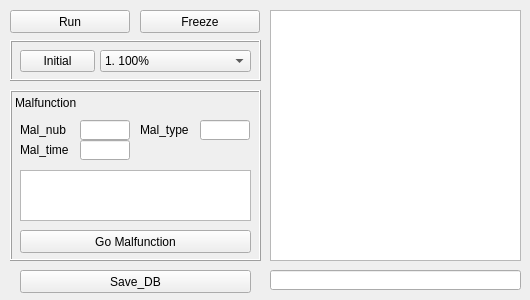
<?xml version="1.0" encoding="UTF-8"?>
<ui version="4.0">
 <class>Form</class>
 <widget class="QWidget" name="Form">
  <property name="geometry">
   <rect>
    <x>0</x>
    <y>0</y>
    <width>530</width>
    <height>300</height>
   </rect>
  </property>
  <property name="windowTitle">
   <string>Form</string>
  </property>
  <widget class="QPushButton" name="Run">
   <property name="geometry">
    <rect>
     <x>10</x>
     <y>10</y>
     <width>120</width>
     <height>23</height>
    </rect>
   </property>
   <property name="text">
    <string>Run</string>
   </property>
  </widget>
  <widget class="QPushButton" name="Freeze">
   <property name="geometry">
    <rect>
     <x>140</x>
     <y>10</y>
     <width>120</width>
     <height>23</height>
    </rect>
   </property>
   <property name="text">
    <string>Freeze</string>
   </property>
  </widget>
  <widget class="QFrame" name="frame">
   <property name="geometry">
    <rect>
     <x>10</x>
     <y>90</y>
     <width>251</width>
     <height>171</height>
    </rect>
   </property>
   <property name="frameShape">
    <enum>QFrame::Box</enum>
   </property>
   <property name="frameShadow">
    <enum>QFrame::Raised</enum>
   </property>
   <widget class="QLabel" name="label">
    <property name="geometry">
     <rect>
      <x>5</x>
      <y>5</y>
      <width>130</width>
      <height>16</height>
     </rect>
    </property>
    <property name="text">
     <string>Malfunction</string>
    </property>
   </widget>
   <widget class="QPushButton" name="Go_mal">
    <property name="geometry">
     <rect>
      <x>10</x>
      <y>140</y>
      <width>231</width>
      <height>23</height>
     </rect>
    </property>
    <property name="text">
     <string>Go Malfunction</string>
    </property>
   </widget>
   <widget class="QListWidget" name="Mal_list">
    <property name="geometry">
     <rect>
      <x>10</x>
      <y>80</y>
      <width>231</width>
      <height>51</height>
     </rect>
    </property>
   </widget>
   <widget class="QLineEdit" name="Mal_nub">
    <property name="geometry">
     <rect>
      <x>70</x>
      <y>30</y>
      <width>50</width>
      <height>20</height>
     </rect>
    </property>
   </widget>
   <widget class="QLabel" name="label_2">
    <property name="geometry">
     <rect>
      <x>10</x>
      <y>30</y>
      <width>60</width>
      <height>20</height>
     </rect>
    </property>
    <property name="text">
     <string>Mal_nub</string>
    </property>
   </widget>
   <widget class="QLabel" name="label_3">
    <property name="geometry">
     <rect>
      <x>130</x>
      <y>30</y>
      <width>60</width>
      <height>20</height>
     </rect>
    </property>
    <property name="text">
     <string>Mal_type</string>
    </property>
   </widget>
   <widget class="QLineEdit" name="Mal_type">
    <property name="geometry">
     <rect>
      <x>190</x>
      <y>30</y>
      <width>50</width>
      <height>20</height>
     </rect>
    </property>
   </widget>
   <widget class="QLabel" name="label_4">
    <property name="geometry">
     <rect>
      <x>10</x>
      <y>50</y>
      <width>60</width>
      <height>20</height>
     </rect>
    </property>
    <property name="text">
     <string>Mal_time</string>
    </property>
   </widget>
   <widget class="QLineEdit" name="Mal_time">
    <property name="geometry">
     <rect>
      <x>70</x>
      <y>50</y>
      <width>50</width>
      <height>20</height>
     </rect>
    </property>
   </widget>
  </widget>
  <widget class="QFrame" name="frame_2">
   <property name="geometry">
    <rect>
     <x>10</x>
     <y>40</y>
     <width>251</width>
     <height>41</height>
    </rect>
   </property>
   <property name="frameShape">
    <enum>QFrame::Box</enum>
   </property>
   <property name="frameShadow">
    <enum>QFrame::Raised</enum>
   </property>
   <widget class="QPushButton" name="Initial">
    <property name="geometry">
     <rect>
      <x>10</x>
      <y>10</y>
      <width>75</width>
      <height>22</height>
     </rect>
    </property>
    <property name="text">
     <string>Initial</string>
    </property>
   </widget>
   <widget class="QComboBox" name="Initial_list">
    <property name="geometry">
     <rect>
      <x>90</x>
      <y>10</y>
      <width>151</width>
      <height>22</height>
     </rect>
    </property>
    <item>
     <property name="text">
      <string>1. 100%</string>
     </property>
    </item>
    <item>
     <property name="text">
      <string>2. 80%</string>
     </property>
    </item>
    <item>
     <property name="text">
      <string>3. 70%</string>
     </property>
    </item>
    <item>
     <property name="text">
      <string>4. 60% (??)</string>
     </property>
    </item>
    <item>
     <property name="text">
      <string>5. 13% (??)</string>
     </property>
    </item>
    <item>
     <property name="text">
      <string>6. 7% (??)</string>
     </property>
    </item>
    <item>
     <property name="text">
      <string>7. 2% (??)</string>
     </property>
    </item>
    <item>
     <property name="text">
      <string>8. Reactor Critical</string>
     </property>
    </item>
    <item>
     <property name="text">
      <string>9. Hotstandby</string>
     </property>
    </item>
    <item>
     <property name="text">
      <string>10. Hotshutdown</string>
     </property>
    </item>
    <item>
     <property name="text">
      <string>11. Cold shutdown</string>
     </property>
    </item>
    <item>
     <property name="text">
      <string>12. Hot standby</string>
     </property>
    </item>
    <item>
     <property name="text">
      <string>13. Cold shutdown 1</string>
     </property>
    </item>
    <item>
     <property name="text">
      <string>14. Hot showdown(colddown)</string>
     </property>
    </item>
    <item>
     <property name="text">
      <string>15. Hot shut to Hot standby</string>
     </property>
    </item>
    <item>
     <property name="text">
      <string>16. Test 70%</string>
     </property>
    </item>
    <item>
     <property name="text">
      <string>17. 2%(real)</string>
     </property>
    </item>
   </widget>
  </widget>
  <widget class="QPushButton" name="Go_db">
   <property name="geometry">
    <rect>
     <x>20</x>
     <y>270</y>
     <width>231</width>
     <height>23</height>
    </rect>
   </property>
   <property name="text">
    <string>Save_DB</string>
   </property>
  </widget>
  <widget class="QListWidget" name="His_input_list">
   <property name="geometry">
    <rect>
     <x>270</x>
     <y>10</y>
     <width>251</width>
     <height>251</height>
    </rect>
   </property>
  </widget>
  <widget class="QLineEdit" name="His_input_bar">
   <property name="geometry">
    <rect>
     <x>270</x>
     <y>270</y>
     <width>251</width>
     <height>20</height>
    </rect>
   </property>
  </widget>
 </widget>
 <resources/>
 <connections/>
</ui>
